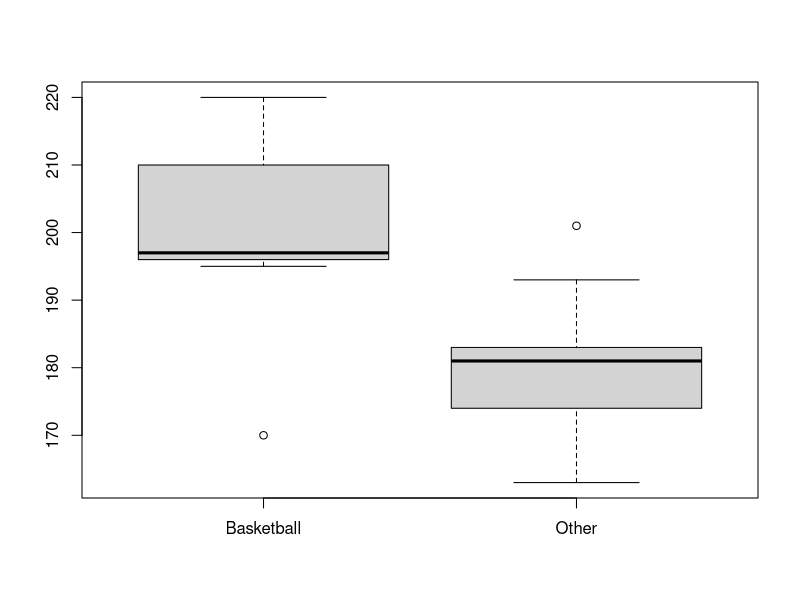
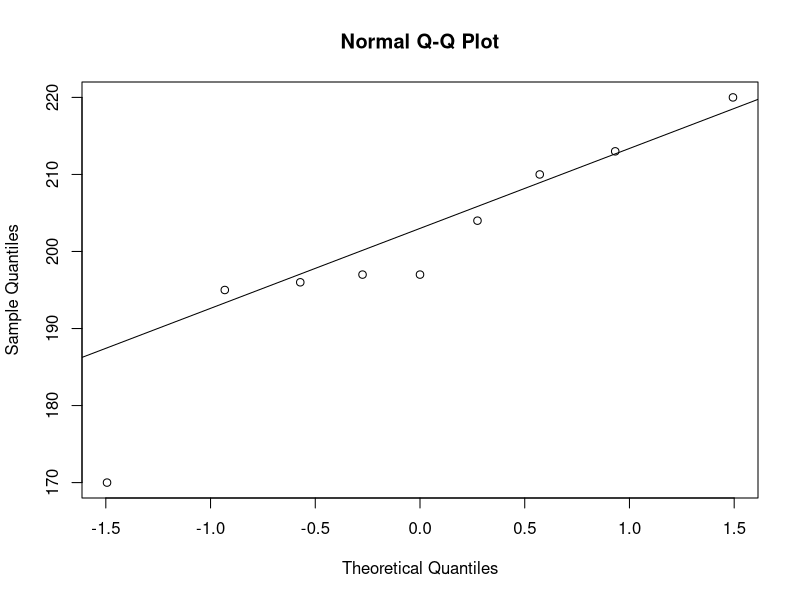
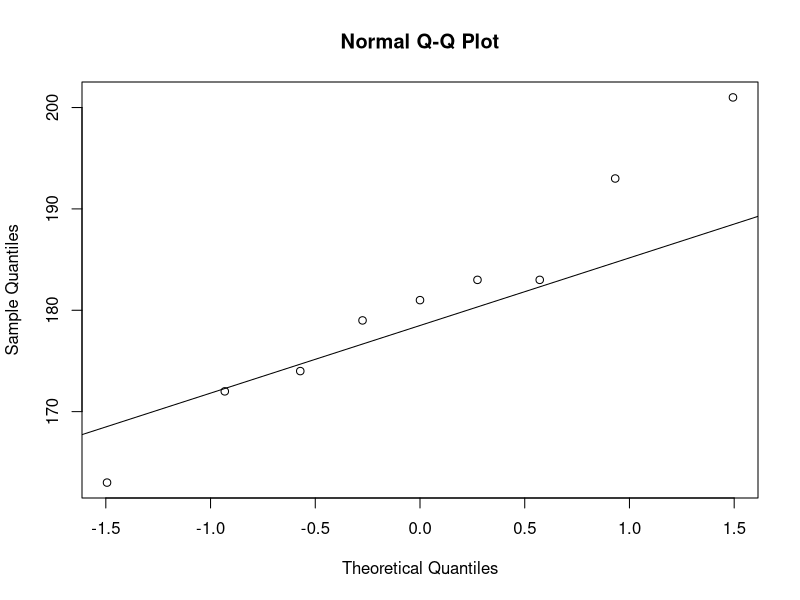
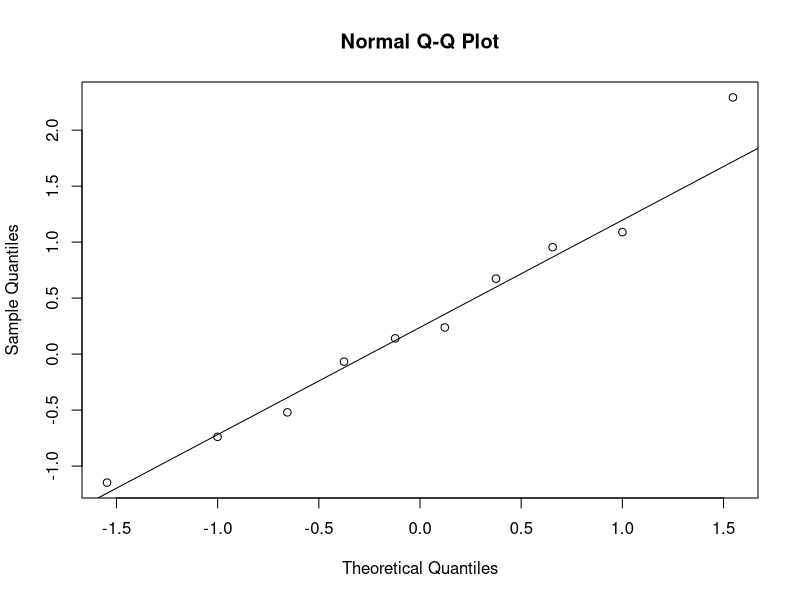
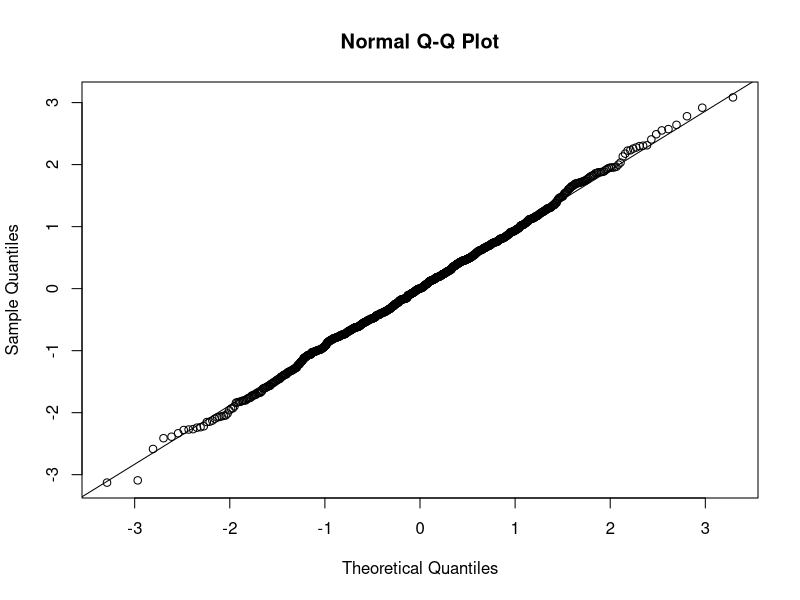
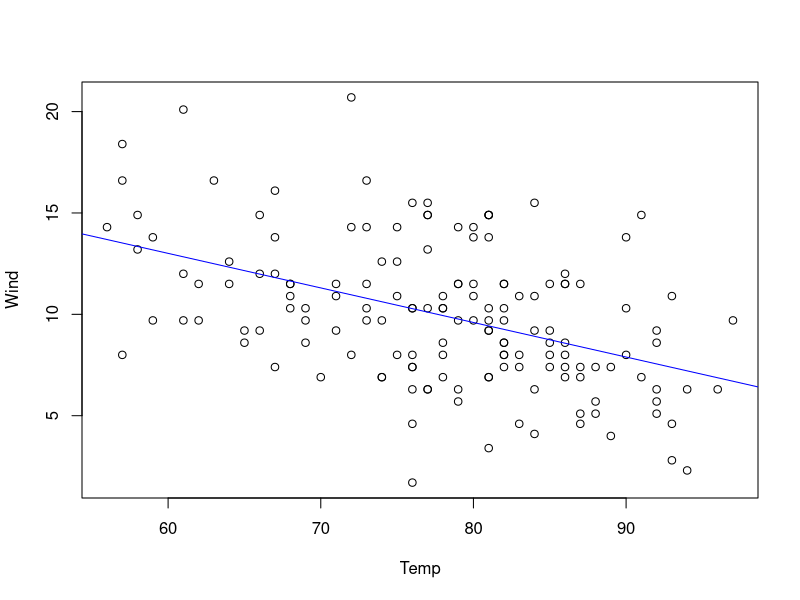
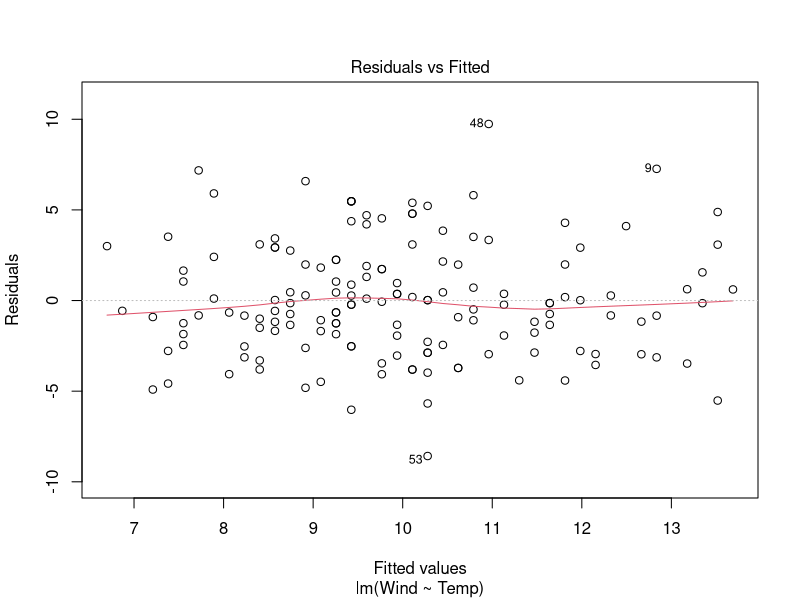
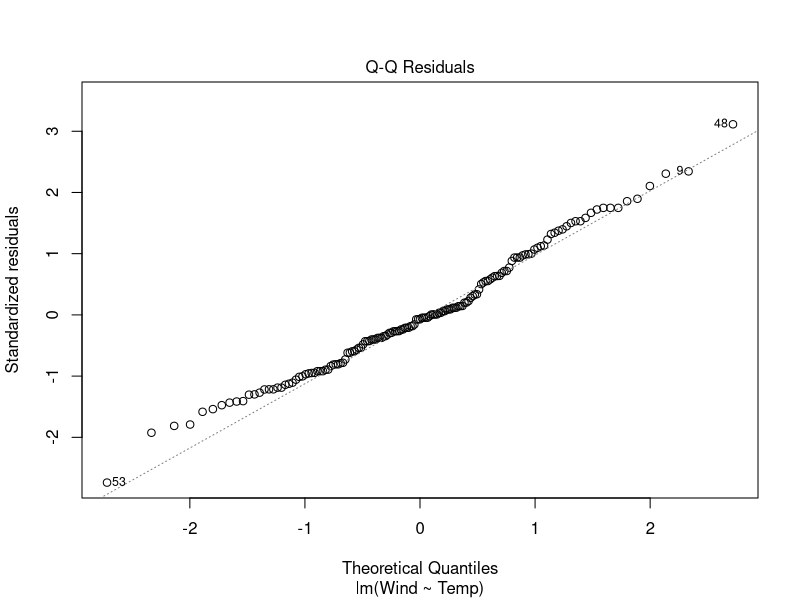

Write R code to recreate these figures, in order.

# -----------------------------------------------------------------------------
# Title: Hypothesis testing

# Description: Short introduction to hypothesis testing and linear models in R.
#  This script shows some commands that can be used for hypothesis testing 
#  or linear models, but it does not give the statistical background to these 
#  functions. Please refer to statistical help for this.
#  1) General workflow
#  2) Two sample tests
#  3) Linear models

# Author: Simon Knüsel, based on scripts of Jan Wunder

# Copyright: © Jan Wunder (2016)

# Date: 2020-09-20
# -----------------------------------------------------------------------------


# Load data --------------------
data(airquality)
head(airquality)


# 1) General workflow --------------------
#    1. Formulate hypothesis
#    2. Perform the experiment / Collect data
#    3. Explore data
#    4. Test hypothesis with appropriate test (check test assumptions!)


# 2) Two sample tests --------------------

# Test whether two group means are the same


# Two sample t-test ------

# Test assumptions: 
# i) independent groups (paired = FALSE): data is normally distributed
#    (+ equal variances)
# ii) dependent groups (paired = TRUE): data is normally distributed

#    1. Null Hypothesis: Basketball players are as tall as other people
#    2. Collect data
basketball <- c(196, 195, 213, 170, 197, 204, 220, 210, 197) # height in cm
other <- c(183, 179, 174, 172, 193, 163, 183, 201, 181) # height in cm

#    3. Explore data
boxplot(basketball, other, names = c("Basketball", "Other"))

#    4. Test hypothesis (two sample t-test, independent groups)
t.test(x = basketball, y = other, alternative = "two.sided", paired = FALSE)

# Check test assumptions
qqnorm(basketball)
qqline(basketball)
qqnorm(other)
qqline(other)
# Influence of sample size
basketball_small <- rnorm(n = 10) # randomly sample from normal distribution
qqnorm(basketball_small)
qqline(basketball_small)

basketball_large <- rnorm(n = 1000)
qqnorm(basketball_large)
qqline(basketball_large)


# Wilcoxon test ------

# Test assumptions: 
# i) independent groups (paired = FALSE): groups have the same distribution
# ii) dependent groups (paired = TRUE): groups have the same distribution

#    4. Test hypothesis (wilcoxon text, independent groups)
wilcox.test(x = basketball, y = other, alternative = "two.sided", 
            paired = FALSE)


# 3) Linear models --------------------

# Relationship between wind and temperature
plot(data = airquality, Wind ~ Temp)

linear_model <- lm(data = airquality, Wind ~ Temp)
summary(linear_model)

# add linear model to plot
abline(linear_model, col = "blue")

# diagnostic plots
plot(linear_model)
?plot.lm # more information on the diagnostic plots
